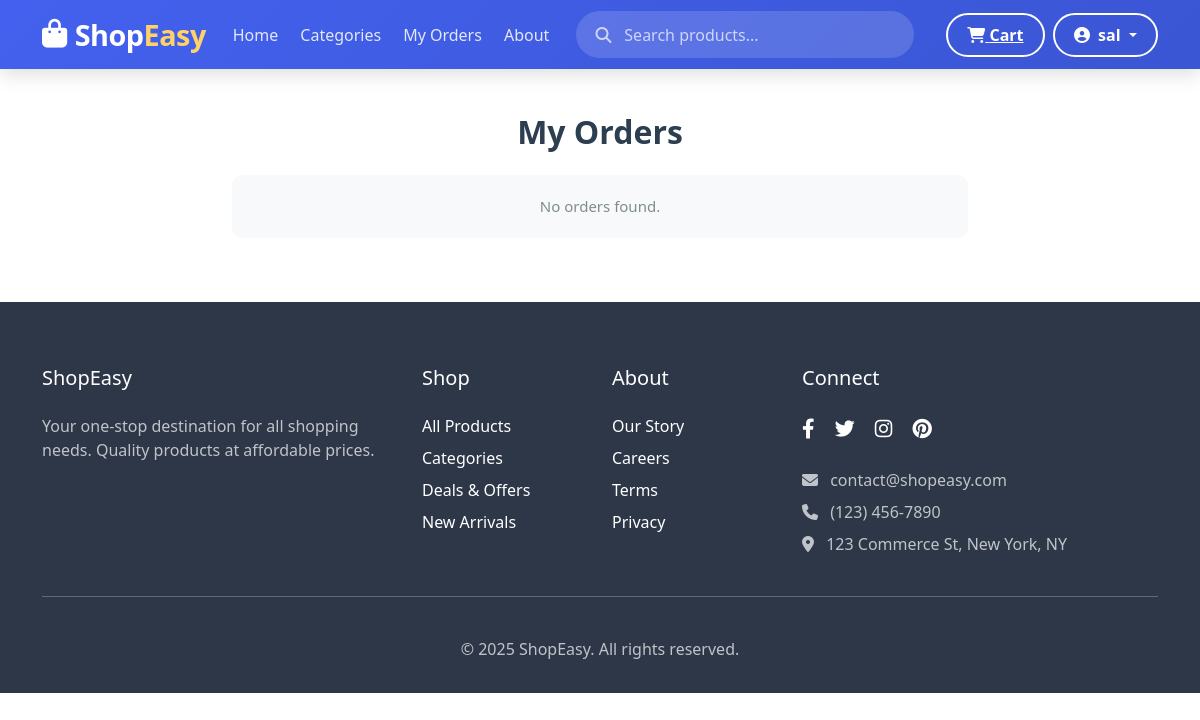
Before: /orders/ (signed in) with the older database file.
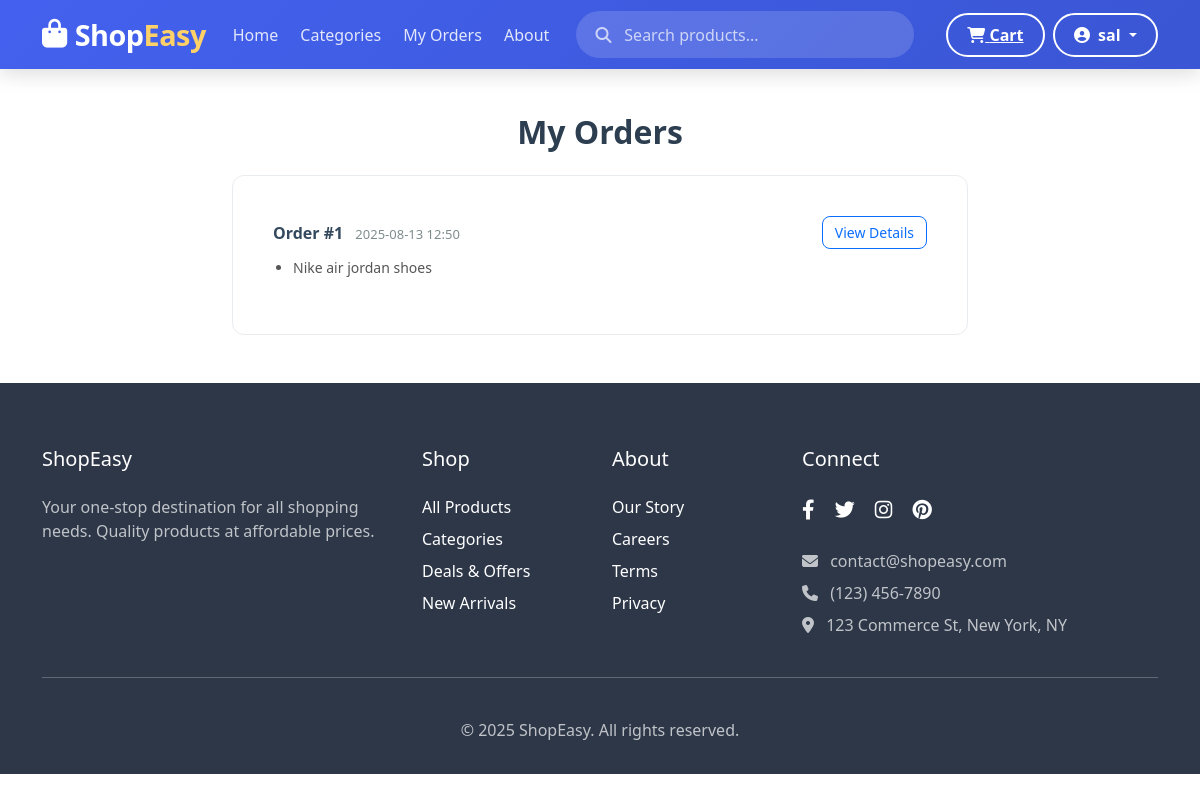
After: the same page with the newer database file.
### ecommerce/models.py (models this page shows, shortened)
class Order(models.Model):
    order_id = models.AutoField(primary_key=True)
    booking_reference = models.CharField(max_length=100, unique=True)
    amount = models.DecimalField(max_digits=10, decimal_places=2)
    status = models.CharField(max_length=50, choices=[
        ('pending', 'Pending'),
        ('confirmed', 'Confirmed'),
        ('cancelled', 'Cancelled'),
        ('completed', 'Completed')
    ], default='pending')
    payment_status = models.CharField(max_length=50, choices=[
        ('unpaid', 'Unpaid'),
        ('paid', 'Paid'),
        ('refunded', 'Refunded')
    ], default='unpaid')
    start_date = models.DateField()
    end_date = models.DateField()
    created_at = models.DateTimeField(auto_now_add=True)
    customer = models.ForeignKey(
        Customer,
        to_field='customer_id',
        on_delete=models.CASCADE,
        db_column='customer_id'
    )
    products = models.ManyToManyField(Product, related_name='orders')

class Product(models.Model):
    product_id = models.AutoField(primary_key=True)
    name = models.CharField(max_length=100)
    description = models.TextField()
    price = models.DecimalField(max_digits=10, decimal_places=2)
    image = models.ImageField(upload_to='products/', null=True, blank=True)
    stock = models.IntegerField(default=0)
    is_available = models.BooleanField(default=True)
    rating = models.FloatField(default=0)
    available_from = models.DateField(null=True, blank=True)
    available_to = models.DateField(null=True, blank=True)
    created_at = models.DateTimeField(auto_now_add=True)
    category = models.ForeignKey(
        Category,
        to_field='category_id',
        on_delete=models.CASCADE,
        db_column='category_id',
        related_name='products'
    )

### ecommerce/views.py (the view)
# urls.py: path('orders/', OrderListView.as_view(), name='orders'),
class OrderListView(LoginRequiredMixin, ListView):
    model = Order
    template_name = 'ecommerce/orders.html'
    context_object_name = 'orders'
    login_url = 'login'
    def get_queryset(self):
        user = self.request.user
        if user.is_staff:
            return Order.objects.all()
        return Order.objects.filter(customer=user)

### ecommerce/templates/ecommerce/orders.html (shortened to what this page needs)
{% extends 'ecommerce/base.html' %} {% block title %}My Orders{% endblock %} {% block content %}
<div class="container py-5">
  <h2 class="mb-4 text-center">My Orders</h2>
  <div class="row justify-content-center">
    <div class="col-lg-8">
      {% if orders %}
      <div class="d-flex flex-column gap-3">
        {% for order in orders %}
        <div class="order-card">
          <div class="d-flex justify-content-between align-items-center">
            <div>
              <span class="order-header">Order #{{ order.order_id }}</span>
              <span class="order-date ms-2"
                >{{ order.created_at|date:"Y-m-d H:i" }}</span
              >
            </div>
            <a
              href="{% url 'order_detail' order.order_id %}"
              class="btn btn-outline-primary btn-view"
            >
              View Details
            </a>
          </div>
          <ul class="product-list">
            {% for product in order.products.all %}
            <li>{{ product.name }}</li>
            {% endfor %}
          </ul>
        </div>
        {% endfor %}
      </div>
      {% else %}
      <p class="text-center no-orders">No orders found.</p>
      {% endif %}
    </div>
  </div>
</div>
{% endblock %}

Changed rows visible on the page:
added Order: order_id "1", created_at "2025-08-13 12:50"
added Product: name "Nike air jordan shoes"
Other visible differences:
text no longer shown: "No orders found."
